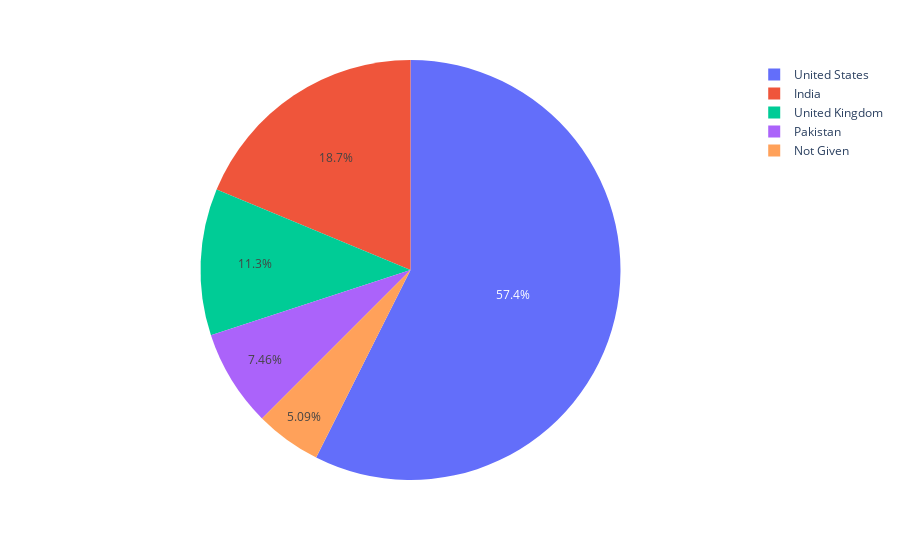

This figure's notebook cell:
### Code cell
fig=plt.figure()
fig=px.pie(netflixdata,values=netflixdata['country'].value_counts().head(5).values
,names=netflixdata['country'].value_counts().head(5).index)
fig.show()

### Figure 1 — Plotly figure (JSON) as saved in the notebook; plotly's stock layout.template omitted (floating-point values rounded to 4 significant figures)
{"data": [{"domain": {"x": [0, 1], "y": [0, 1]}, "hovertemplate": "label=%{label}<br>value=%{value}<extra></extra>", "labels": ["United States", "India", "United Kingdom", "Pakistan", "Not Given"], "legendgroup": "", "name": "", "showlegend": true, "type": "pie", "values": [3240, 1057, 638, 421, 287]}], "layout": {"legend": {"tracegroupgap": 0}, "margin": {"t": 60}}}
